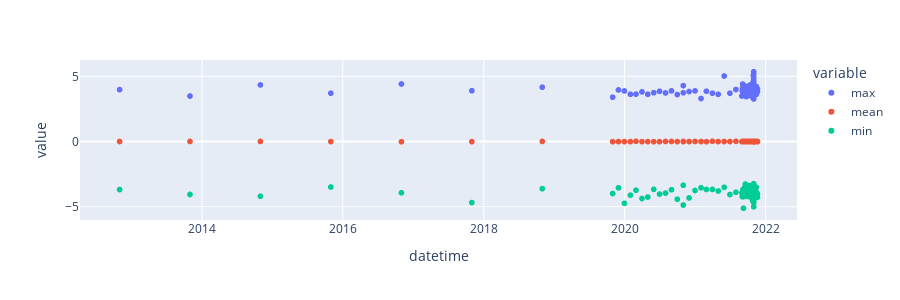

Write notebook code for a chart like this one.
### Code cell
# develop
def read_distogram(engine):
    Session = sessionmaker(bind=engine)
    session = Session()
    instance = session.query(LabelledDistogram).first() 
#     instance.update()
    return instance

def plotly_histogram(df_hist):
    fig = px.bar(df_hist, x="bin", y="count", title="distogram")  
    return fig

def build_dash_app(fig):
    # Load Data
    df = px.data.tips()
    # Build App
    app = JupyterDash(__name__)

    app.layout = dbc.Container([
        html.H1("JupyterDash Demo"),
        dcc.Graph(id='graph'),
        html.Label([
            "colorscale",
            dcc.Dropdown(
                id='colorscale-dropdown', clearable=False,
                value='plasma', options=[
                    {'label': c, 'value': c}
                    for c in px.colors.named_colorscales()
                ])
        ]),
    ])
    
# app.layout = dbc.Container(
#     [
#         html.H1("Iris k-means clustering"),
#         html.Hr(),
#         dbc.Row(
#             [
#                 dbc.Col(controls, md=4),
#                 dbc.Col(dcc.Graph(id="cluster-graph"), md=8),
#             ],
#             align="center",
#         ),
#     ],
#     fluid=True,
# )
    # Define callback to update graph
    @app.callback(
        Output('graph', 'figure'),
        [Input("colorscale-dropdown", "value")]
    )
    def update_figure(colorscale):
        return fig
#         return px.scatter(
#             df, x="total_bill", y="tip", color="size",
#             color_continuous_scale=colorscale,
#             render_mode="webgl", title="Tips"
#         )
    return app

def plotly_show(fig):
    fig.update_layout(height=300)
    fig.show()
    
def dash_run(app):
    # # Run app and display result inline in the notebook
    app.run_server(mode='inline', port=8051)
    
def main(engine):
    Session = sessionmaker(bind=engine)
    session = Session()
    print("read from database")
    labelled_distogram_list = (
        session.query(LabelledDistogram).order_by(
            LabelledDistogram.primary_key)) 
#     for instance in labelled_distogram_list:
#         instance.update()
    labelled_distogram_hash = {
        instance.primary_key: instance for instance in labelled_distogram_list}

    print("debug1")
    hist = distogram.histogram(labelled_distogram_list[0].distogram)
#     print(hist)
#     print("debug2")
#     h = read_distogram(engine)
#     hist = distogram.histogram(h.distogram)
#     print(hist)
    df_hist = pd.DataFrame(np.array(hist), columns=["bin", "count"])
    
    fig = plotly_histogram(df_hist)
#     plotly_show(fig)
    df_time_series = pd.DataFrame(
        data = {
            'datetime': [instance.datetime for instance in labelled_distogram_list],
            'min': [instance.distogram.min for instance in labelled_distogram_list],
            'max': [instance.distogram.max for instance in labelled_distogram_list],
            'mean': [instance.mean for instance in labelled_distogram_list]
        }
    )
    display(df_time_series)
    fig_scatter = px.scatter(
        df_time_series, 
        x="datetime",
        y=["max", "mean", "min"]
    )
    plotly_show(fig_scatter)
#     
#             df, x="total_bill", y="tip", color="size",
#             color_continuous_scale=colorscale,
#             render_mode="webgl", title="Tips"
#         )
    app = build_dash_app(fig)
    dash_run(app)


main(engine)

### Figure 1 — Plotly figure (JSON) as saved in the notebook; plotly's stock layout.template omitted (floating-point values rounded to 4 significant figures; data arrays with more than 128 entries replaced by an {"elided": "..."} marker saying what was removed)
{"data": [{"hovertemplate": "variable=max<br>datetime=%{x}<br>value=%{y}<extra></extra>", "legendgroup": "max", "marker": {"color": "#636efa", "symbol": "circle"}, "mode": "markers", "name": "max", "showlegend": true, "type": "scattergl", "x": {"elided": "396 str values"}, "xaxis": "x", "y": {"elided": "396 float values"}, "yaxis": "y"}, {"hovertemplate": "variable=mean<br>datetime=%{x}<br>value=%{y}<extra></extra>", "legendgroup": "mean", "marker": {"color": "#EF553B", "symbol": "circle"}, "mode": "markers", "name": "mean", "showlegend": true, "type": "scattergl", "x": {"elided": "396 str values"}, "xaxis": "x", "y": {"elided": "396 float values"}, "yaxis": "y"}, {"hovertemplate": "variable=min<br>datetime=%{x}<br>value=%{y}<extra></extra>", "legendgroup": "min", "marker": {"color": "#00cc96", "symbol": "circle"}, "mode": "markers", "name": "min", "showlegend": true, "type": "scattergl", "x": {"elided": "396 str values"}, "xaxis": "x", "y": {"elided": "396 float values"}, "yaxis": "y"}], "layout": {"height": 300, "legend": {"title": {"text": "variable"}, "tracegroupgap": 0}, "margin": {"t": 60}, "xaxis": {"anchor": "y", "domain": [0, 1], "title": {"text": "datetime"}}, "yaxis": {"anchor": "x", "domain": [0, 1], "title": {"text": "value"}}}}
